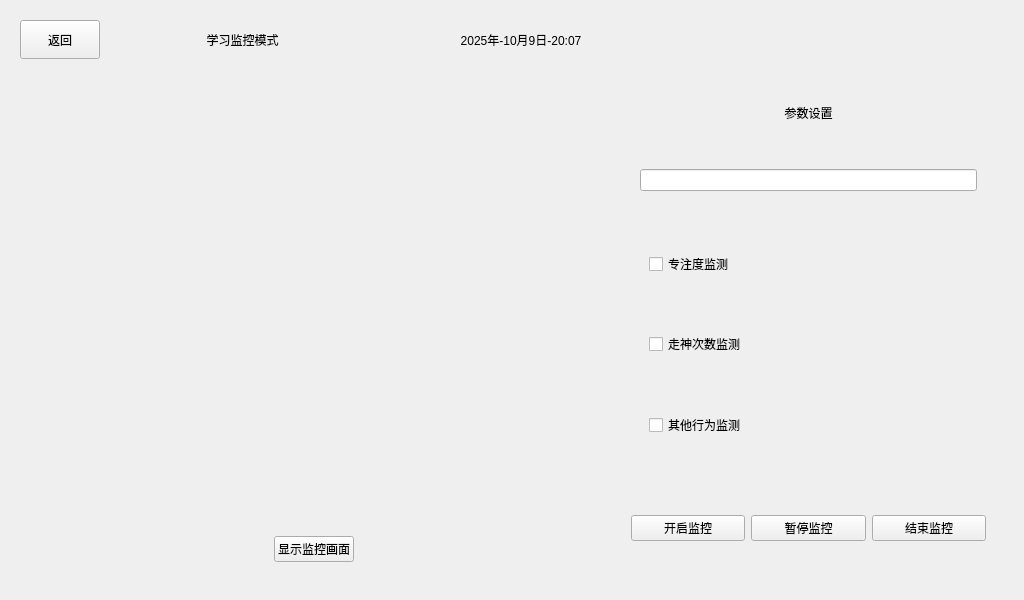
<?xml version="1.0" encoding="UTF-8"?>
<ui version="4.0">
 <class>WatcherPage</class>
 <widget class="QWidget" name="WatcherPage">
  <property name="geometry">
   <rect>
    <x>0</x>
    <y>0</y>
    <width>1024</width>
    <height>600</height>
   </rect>
  </property>
  <property name="windowTitle">
   <string>Form</string>
  </property>
  <layout class="QVBoxLayout" name="verticalLayout_2">
   <item>
    <layout class="QVBoxLayout" name="verticalLayout">
     <item>
      <widget class="QWidget" name="statusWidget" native="true">
       <property name="sizePolicy">
        <sizepolicy hsizetype="Preferred" vsizetype="Preferred">
         <horstretch>0</horstretch>
         <verstretch>1</verstretch>
        </sizepolicy>
       </property>
       <layout class="QHBoxLayout" name="horizontalLayout_2">
        <item>
         <layout class="QHBoxLayout" name="horizontalLayout">
          <item>
           <widget class="QPushButton" name="backButton">
            <property name="sizePolicy">
             <sizepolicy hsizetype="Minimum" vsizetype="Expanding">
              <horstretch>1</horstretch>
              <verstretch>40</verstretch>
             </sizepolicy>
            </property>
            <property name="text">
             <string>返回</string>
            </property>
           </widget>
          </item>
          <item>
           <widget class="QLabel" name="promptLabel">
            <property name="sizePolicy">
             <sizepolicy hsizetype="Preferred" vsizetype="Preferred">
              <horstretch>4</horstretch>
              <verstretch>0</verstretch>
             </sizepolicy>
            </property>
            <property name="text">
             <string>学习监控模式</string>
            </property>
            <property name="alignment">
             <set>Qt::AlignCenter</set>
            </property>
           </widget>
          </item>
          <item>
           <widget class="QLabel" name="timeLabel">
            <property name="sizePolicy">
             <sizepolicy hsizetype="Preferred" vsizetype="Preferred">
              <horstretch>4</horstretch>
              <verstretch>0</verstretch>
             </sizepolicy>
            </property>
            <property name="text">
             <string>2025年-10月9日-20:07</string>
            </property>
            <property name="alignment">
             <set>Qt::AlignCenter</set>
            </property>
           </widget>
          </item>
          <item>
           <widget class="QWidget" name="infoWidget" native="true">
            <property name="sizePolicy">
             <sizepolicy hsizetype="Preferred" vsizetype="Preferred">
              <horstretch>5</horstretch>
              <verstretch>0</verstretch>
             </sizepolicy>
            </property>
           </widget>
          </item>
         </layout>
        </item>
       </layout>
      </widget>
     </item>
     <item>
      <widget class="QWidget" name="mainWidget" native="true">
       <property name="sizePolicy">
        <sizepolicy hsizetype="Preferred" vsizetype="Preferred">
         <horstretch>0</horstretch>
         <verstretch>9</verstretch>
        </sizepolicy>
       </property>
       <layout class="QHBoxLayout" name="horizontalLayout_4">
        <item>
         <layout class="QHBoxLayout" name="horizontalLayout_3">
          <item>
           <widget class="QWidget" name="screenWidget" native="true">
            <property name="sizePolicy">
             <sizepolicy hsizetype="Preferred" vsizetype="Preferred">
              <horstretch>3</horstretch>
              <verstretch>0</verstretch>
             </sizepolicy>
            </property>
            <layout class="QVBoxLayout" name="verticalLayout_4">
             <item>
              <layout class="QVBoxLayout" name="verticalLayout_3">
               <item>
                <widget class="QWidget" name="screen" native="true">
                 <property name="sizePolicy">
                  <sizepolicy hsizetype="Preferred" vsizetype="Preferred">
                   <horstretch>0</horstretch>
                   <verstretch>10</verstretch>
                  </sizepolicy>
                 </property>
                </widget>
               </item>
               <item>
                <widget class="QWidget" name="screenSettingbutton" native="true">
                 <property name="sizePolicy">
                  <sizepolicy hsizetype="Preferred" vsizetype="Preferred">
                   <horstretch>0</horstretch>
                   <verstretch>1</verstretch>
                  </sizepolicy>
                 </property>
                 <layout class="QHBoxLayout" name="horizontalLayout_6">
                  <item>
                   <layout class="QHBoxLayout" name="horizontalLayout_5">
                    <item>
                     <spacer name="horizontalSpacer">
                      <property name="orientation">
                       <enum>Qt::Horizontal</enum>
                      </property>
                      <property name="sizeHint" stdset="0">
                       <size>
                        <width>40</width>
                        <height>20</height>
                       </size>
                      </property>
                     </spacer>
                    </item>
                    <item>
                     <widget class="QPushButton" name="onButton">
                      <property name="text">
                       <string>显示监控画面</string>
                      </property>
                     </widget>
                    </item>
                    <item>
                     <spacer name="horizontalSpacer_2">
                      <property name="orientation">
                       <enum>Qt::Horizontal</enum>
                      </property>
                      <property name="sizeHint" stdset="0">
                       <size>
                        <width>40</width>
                        <height>20</height>
                       </size>
                      </property>
                     </spacer>
                    </item>
                   </layout>
                  </item>
                 </layout>
                </widget>
               </item>
              </layout>
             </item>
            </layout>
           </widget>
          </item>
          <item>
           <widget class="QWidget" name="settingWidget" native="true">
            <property name="sizePolicy">
             <sizepolicy hsizetype="Preferred" vsizetype="Preferred">
              <horstretch>2</horstretch>
              <verstretch>0</verstretch>
             </sizepolicy>
            </property>
            <layout class="QVBoxLayout" name="verticalLayout_6">
             <item>
              <layout class="QVBoxLayout" name="verticalLayout_5">
               <item>
                <widget class="QLabel" name="settingPromptLabel">
                 <property name="sizePolicy">
                  <sizepolicy hsizetype="Preferred" vsizetype="Preferred">
                   <horstretch>0</horstretch>
                   <verstretch>1</verstretch>
                  </sizepolicy>
                 </property>
                 <property name="text">
                  <string>参数设置</string>
                 </property>
                 <property name="alignment">
                  <set>Qt::AlignCenter</set>
                 </property>
                </widget>
               </item>
               <item>
                <widget class="QWidget" name="paramsWidget" native="true">
                 <property name="sizePolicy">
                  <sizepolicy hsizetype="Preferred" vsizetype="Preferred">
                   <horstretch>0</horstretch>
                   <verstretch>8</verstretch>
                  </sizepolicy>
                 </property>
                 <layout class="QVBoxLayout" name="verticalLayout_8">
                  <item>
                   <layout class="QVBoxLayout" name="verticalLayout_7">
                    <item>
                     <widget class="QWidget" name="timeSettingWidget" native="true">
                      <property name="sizePolicy">
                       <sizepolicy hsizetype="Preferred" vsizetype="Preferred">
                        <horstretch>0</horstretch>
                        <verstretch>1</verstretch>
                       </sizepolicy>
                      </property>
                      <layout class="QHBoxLayout" name="horizontalLayout_8">
                       <item>
                        <layout class="QHBoxLayout" name="horizontalLayout_7">
                         <item>
                          <widget class="QtMaterialTextField" name="timeSettingLabel"/>
                         </item>
                        </layout>
                       </item>
                      </layout>
                     </widget>
                    </item>
                    <item>
                     <widget class="QWidget" name="selectWidget" native="true">
                      <property name="sizePolicy">
                       <sizepolicy hsizetype="Preferred" vsizetype="Preferred">
                        <horstretch>0</horstretch>
                        <verstretch>4</verstretch>
                       </sizepolicy>
                      </property>
                      <layout class="QVBoxLayout" name="verticalLayout_10">
                       <item>
                        <layout class="QVBoxLayout" name="verticalLayout_9">
                         <item>
                          <widget class="QWidget" name="attentionWidget" native="true">
                           <layout class="QHBoxLayout" name="horizontalLayout_10">
                            <item>
                             <layout class="QHBoxLayout" name="horizontalLayout_9">
                              <item>
                               <widget class="QCheckBox" name="attentioncheckBox">
                                <property name="text">
                                 <string>专注度监测</string>
                                </property>
                               </widget>
                              </item>
                             </layout>
                            </item>
                           </layout>
                          </widget>
                         </item>
                         <item>
                          <widget class="QWidget" name="distractedWidget" native="true">
                           <layout class="QHBoxLayout" name="horizontalLayout_12">
                            <item>
                             <layout class="QHBoxLayout" name="horizontalLayout_11">
                              <item>
                               <widget class="QCheckBox" name="distractedcheckBox">
                                <property name="text">
                                 <string>走神次数监测</string>
                                </property>
                               </widget>
                              </item>
                             </layout>
                            </item>
                           </layout>
                          </widget>
                         </item>
                         <item>
                          <widget class="QWidget" name="otherWidget" native="true">
                           <layout class="QHBoxLayout" name="horizontalLayout_14">
                            <item>
                             <layout class="QHBoxLayout" name="horizontalLayout_13">
                              <item>
                               <widget class="QCheckBox" name="othercheckBox">
                                <property name="text">
                                 <string>其他行为监测</string>
                                </property>
                               </widget>
                              </item>
                             </layout>
                            </item>
                           </layout>
                          </widget>
                         </item>
                        </layout>
                       </item>
                      </layout>
                     </widget>
                    </item>
                   </layout>
                  </item>
                 </layout>
                </widget>
               </item>
               <item>
                <widget class="QWidget" name="certainWidget" native="true">
                 <property name="sizePolicy">
                  <sizepolicy hsizetype="Preferred" vsizetype="Preferred">
                   <horstretch>0</horstretch>
                   <verstretch>2</verstretch>
                  </sizepolicy>
                 </property>
                 <layout class="QHBoxLayout" name="horizontalLayout_16">
                  <item>
                   <layout class="QHBoxLayout" name="horizontalLayout_15">
                    <item>
                     <widget class="QPushButton" name="startButton">
                      <property name="text">
                       <string>开启监控</string>
                      </property>
                     </widget>
                    </item>
                    <item>
                     <widget class="QPushButton" name="stopButton">
                      <property name="text">
                       <string>暂停监控</string>
                      </property>
                     </widget>
                    </item>
                    <item>
                     <widget class="QPushButton" name="endButton">
                      <property name="text">
                       <string>结束监控</string>
                      </property>
                     </widget>
                    </item>
                   </layout>
                  </item>
                 </layout>
                </widget>
               </item>
              </layout>
             </item>
            </layout>
           </widget>
          </item>
         </layout>
        </item>
       </layout>
      </widget>
     </item>
    </layout>
   </item>
  </layout>
 </widget>
 <customwidgets>
  <customwidget>
   <class>QtMaterialTextField</class>
   <extends>QLineEdit</extends>
   <header location="global">qtmaterialtextfield.h</header>
  </customwidget>
 </customwidgets>
 <resources/>
 <connections/>
</ui>
